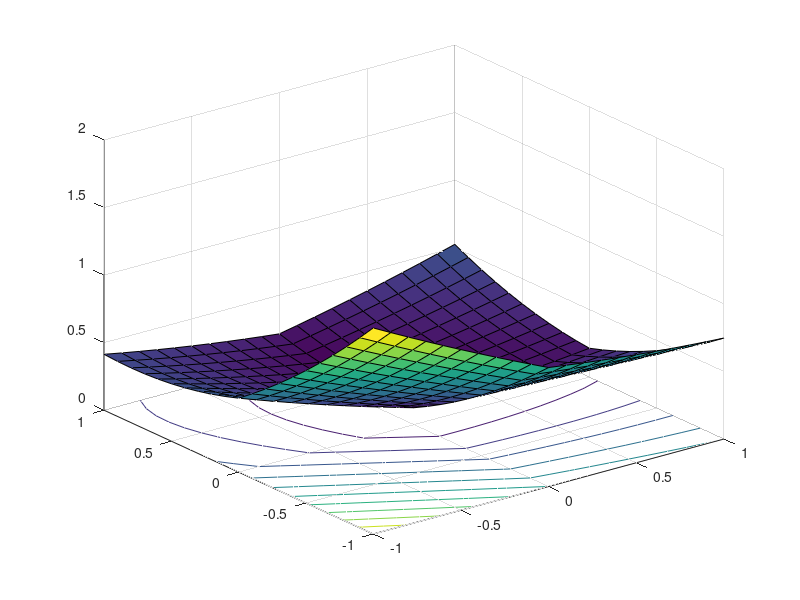

MATLAB code to generate this figure: (Note: this script raises an error after producing the figure.)
clear
close all
%%
D = [2 1]/3;
v = 0.5;
lambda = 0.2;
gamma1 = 0.4;
beta = D*D';
tau2 = D*D';
gamma2 = 1/(1.05*tau2)*(1/gamma1-beta/2);

disp((1/gamma1 - gamma2*tau2) > beta/2)

%%
fg = @(s0,s1) 0.5*(v-(D(1)*s0+D(2)*s1)).^2 + lambda*(abs(s0)+abs(s1));

figure(1)

s0 = -1:.1:1;
s1 = -1:.1:1;
[S0,S1] = ndgrid(s0,s1);
F = fg(S0,S1);
hf = surfc(s0,s1,F);
hf(1).FaceAlpha = 0.25;
%hf(1).FaceColor = 'green';
hf(1).EdgeAlpha = 0.25;
hf(1).EdgeColor = 'interp';
hf(2).LineWidth = 1;
%hf(2).LevelStep = 0.1;


%[az,el] = view;
%view(az+90,el)
ax = gca;
ax.YDir='reverse';

xlabel('s_1')
ylabel('s_0')
zlabel('f(s)+g(s)+h(Ls)')

hold on

% Constraint
s0 = -1:.01:1;
s1 = -1:.01:1;
[S0,S1] = meshgrid(s0,s1);
ic = @(s1,s2) (D(1)*s1+D(2)*s2)<=0 & (D(1)*s1+D(2)*s2)>=-0.5;
C = repmat(ic(S0,S1),[1 1 3]);
hc = surf(s0,s1,zeros(size(C,1),size(C,2)),double(C));
hc.EdgeColor='interp';
hc.EdgeAlpha = 0.25;
hc.FaceAlpha = 0.25;
%

s = [0, -0.75].';
y = D*s;
for idx=0:19
    x(1,1) = s(1); % y
    x(2,1) = s(2); % x

    % primal
    c = s-gamma1*D'*((D*s-v)+y);
    t = sign(c).*max(abs(c)-gamma1*lambda,0);
    % dual
    u = y + gamma2*D*(2*t-s);
    y = u - gamma2*max(min(u/gamma2,0),-1);
    
    x(1,2) = t(1); % y
    x(2,2) = t(2); % x
    %
    nx = x(2,2);
    ny = x(1,2);
    px = x(2,1);
    py = x(1,1);
    
    hp = quiver(px,py,nx-px,ny-py);
    hp.Marker = 'o';
    hp.ShowArrowHead = 'on';
    hp.MaxHeadSize = 120;
    hp.MarkerSize = 6;
    hp.MarkerEdgeColor = 'r';
    %hp.MarkerFaceColor = 'r';
    hp.Color = 'r';
    hp.LineWidth = 2;
    %hp.LineStyle = ':';

    
    s = t;
end
hp.Parent.FontSize = 18;
hp.Parent.LineWidth = 1;
hp.Parent.ZLim = [0 1.5];

hold off

%%
set(gcf,'Color','white');
set(gca,'Color','white');
imwrite(frame2im(getframe(1)),'expds.png')
set(gcf,'Color','default');
set(gca,'Color','default');
